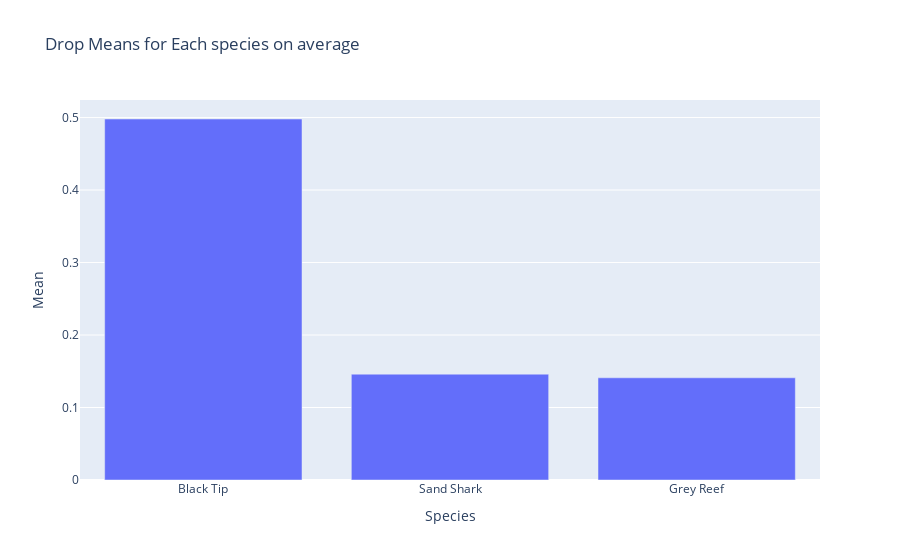

Here is the notebook cell this chart was saved with:
### Code cell
All_Sharks_drops = drops[["All_GR","All_BT","All_SS"]]
All_Sharks_drops["All_GR"] = All_Sharks_drops["All_GR"] / 5
All_Sharks_drops["All_BT"] = All_Sharks_drops["All_BT"] / 5
All_Sharks_drops["All_SS"] = All_Sharks_drops["All_SS"] / 2
All_Sharks_drops.columns = ["Grey Reef","Black Tip","Sand Shark"]
drop_means = pd.DataFrame(round(All_Sharks_drops.mean(), 3)).reset_index()
drop_means.columns = ["Species","Mean"]
drop_means = drop_means.sort_values(by = "Mean", ascending = False)
print(drop_means)
px.bar(drop_means, x = "Species", y = "Mean", title = "Drop Means for Each species on average")

### Figure 1 — Plotly figure (JSON) as saved in the notebook; plotly's stock layout.template omitted (floating-point values rounded to 4 significant figures)
{"data": [{"alignmentgroup": "True", "hovertemplate": "Species=%{x}<br>Mean=%{y}<extra></extra>", "legendgroup": "", "marker": {"color": "#636efa"}, "name": "", "offsetgroup": "", "orientation": "v", "showlegend": false, "textposition": "auto", "type": "bar", "x": ["Black Tip", "Sand Shark", "Grey Reef"], "xaxis": "x", "y": [0.498, 0.146, 0.141], "yaxis": "y"}], "layout": {"barmode": "relative", "legend": {"tracegroupgap": 0}, "title": {"text": "Drop Means for Each species on average"}, "xaxis": {"anchor": "y", "domain": [0, 1], "title": {"text": "Species"}}, "yaxis": {"anchor": "x", "domain": [0, 1], "title": {"text": "Mean"}}}}
